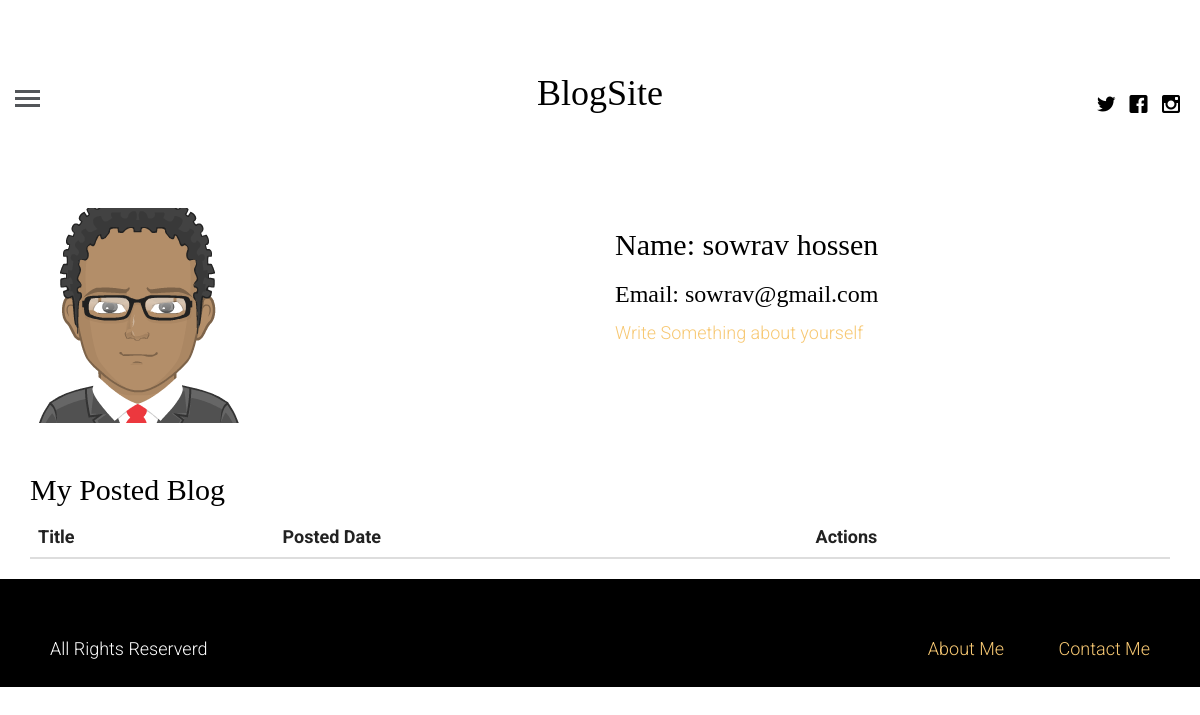
/profile/sowrav, run on an earlier commit of the app's database.
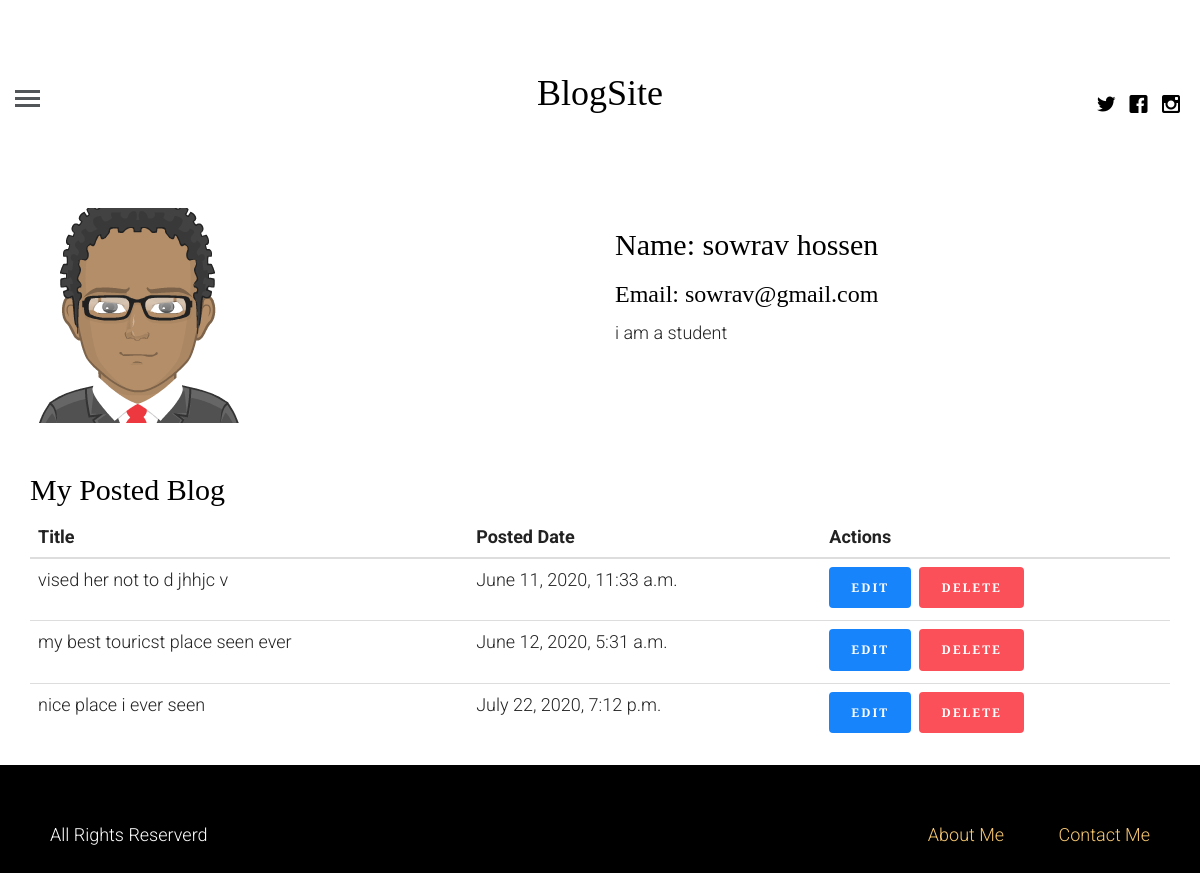
And on a later commit of the database.
### blog/models.py (models this page shows, shortened)
class RegisterUser(models.Model):
    first_name = models.CharField(max_length=60)
    last_name = models.CharField(max_length=60)
    email = models.EmailField(max_length=120)
    username = models.CharField(max_length=100)
    password = models.CharField(max_length=30)
    profile_picture = models.ImageField(default='avatar.png', blank=True)
    about_me  = models.TextField(blank=True, null=True)
    created_at = models.DateTimeField(auto_now_add=True)
    updated = models.DateTimeField(auto_now=True)

class Post(models.Model):
    title = models.CharField(max_length=150)
    image = models.ImageField()
    category = models.ForeignKey(Post_Catetory, on_delete=models.CASCADE)
    description = RichTextField()
    author = models.ForeignKey(RegisterUser, on_delete=models.CASCADE)
    is_approve = models.BooleanField(default=True)
    posted = models.DateTimeField(auto_now_add=True)
    updated = models.DateTimeField(auto_now=True)

### blog/views.py (the view)
# urls.py: path('profile/<name>', views.profile, name='user_profile'),
def profile(request, name):
    user = RegisterUser.objects.get(username=name)
    post = Post.objects.filter(author=user)
    context = {
        'user':user,
        'post':post,
        }
    template = 'profile.html'
    return render(request, template, context)

### templates/profile.html (shortened to what this page needs)
{% extends 'base.html' %}
{% block content %}
<section>
    <div class="container">
        <div class="row">
        </div>
    </div>
</section>
<section class="profile_area">
    <div class="container">
        <div class="row">
            <div class="col-lg-6">
                <div class="profile_img">
					<img src="{{ user.profile_picture.url }}" alt="">
                </div>
            </div>
            <div class="col-lg-6">
                <div class="profile_info">
					<h2>Name: {{ user.first_name }} {{ user.last_name }}</h2>
					<h3>Email: {{ user.email }}</h3>
					{% if user.about_me %}
					<p>{{ user.about_me }}</p>
					{% else %}
					<a href="{% url 'blog:about_myself' name=request.session.username %}">Write Something about yourself</a>
					{% endif %}
                </div>
			</div>
			<div class="col-lg-12">
				<div class="my_posted_blog">
					<h2>My Posted Blog</h2>
					<table class="table">
						<thead>
							<tr>
								<th>Title</th>
								<th>Posted Date</th>
								<th>Actions</th>
							</tr>
						</thead>
						<tbody>
							{% for p in post %}
							<tr>
								<td>{{ p.title }}</td>
								<td>{{ p.posted }}</td>
								<td>
									<a href="" class="btn btn-info">Edit</a>
									<a href="" class="btn btn-danger">Delete</a>
								</td>
							</tr>
							{% endfor %}
						</tbody>
					</table>
				</div>
			</div>
        </div>
    </div>
</section>
{% endblock content %}

What changed in the data, as far as the page shows it:
changed RegisterUser "sowrav": about_me (not shown) → "i am a student"
now on this page (row edited): Post: title "vised her not to d jhhjc v", posted "June 11, 2020, 11:33 a.m."
now on this page (row edited): Post: title "my best touricst place seen ever", posted "June 12, 2020, 5:31 a.m."
added Post: title "nice place i ever seen", posted "July 22, 2020, 7:12 p.m."
Also different on the page:
text no longer shown: "Write Something about yourself"
